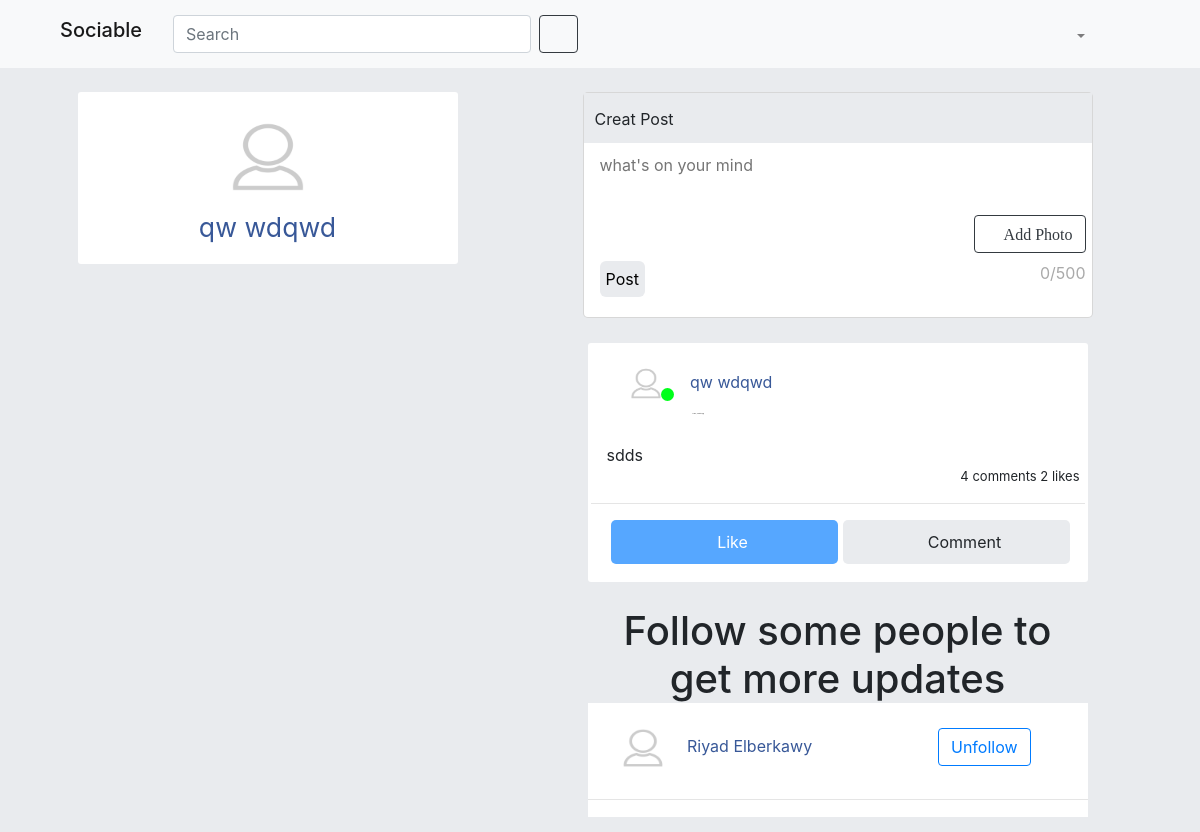
Screenshot of / (signed in) with the database file from the repository.
### accounts/models.py (models this page shows, shortened)
class Users(AbstractBaseUser):
	GENDER = [
		('Male', 'Male'),
		('Female', 'Female'),
	]
	email 					= models.EmailField(verbose_name="email", max_length=60, unique=True)
	username 				= models.CharField(max_length=30, unique=True)
	first_name				= models.CharField(max_length=30)
	last_name				= models.CharField(max_length=30)
	birthday				= models.DateField(blank=True, null=True)
	gender					= models.CharField(max_length=10, choices=GENDER , null=True, blank=True, default="Male")
	is_admin				= models.BooleanField(default=False)
	is_active				= models.BooleanField(default=True)
	is_staff				= models.BooleanField(default=False)
	is_superuser			= models.BooleanField(default=False)
	is_online				= models.BooleanField(default=False)
	date_joined 			= models.DateTimeField(verbose_name='date joined', auto_now_add=True)
	last_login 				= models.DateTimeField(verbose_name='last login', auto_now=True)
	first_login				= models.BooleanField(default=True)
	USERNAME_FIELD = 'email'
	REQUIRED_FIELDS = ['username']
	objects = MyAccountManager()
	def __str__(self):
		return self.username

class Profile(models.Model):
	user                = models.OneToOneField(Users, on_delete=models.CASCADE, related_name='profile')
	picture				= models.ImageField(upload_to=profile_picture_upload, default="user-default.png")
	cover				= models.ImageField(upload_to=profile_cover_upload, default="default-cover.jpg")
	bio					= models.TextField(max_length=300, blank=True, null=True)
	followers 			= models.ManyToManyField(Users, related_name='followers', default=None, blank=True)
	following 			= models.ManyToManyField(Users, related_name='following', default=None, blank=True)

### posts/models.py (models this page shows, shortened)
class Post(models.Model):
    author          = models.ForeignKey(Users, on_delete=models.CASCADE, related_name='posts', blank=True, null=True)
    community       = models.ForeignKey(Community, on_delete=models.CASCADE, default=None, related_name='posts', blank=True, null=True)
    content         = RichTextField(blank=True, null=True)
    image           = models.ImageField(upload_to=post_image_upload, default=None, null=True, blank=True)
    created_at      = models.DateTimeField(default=timezone.now)
    update_at       = models.DateTimeField(auto_now=True)
    viewers         = models.ManyToManyField(Users, related_name='viewed_posts', default=None, blank=True)
    likes          = models.ManyToManyField(Users, related_name='liked_posts', default=None, blank=True)

### timeline/views.py (the view)
# urls.py: path('', views.home_page, name="timeline_page"),
def home_page(request):
    cache.clear()
    user = request.user
    if user.is_authenticated:
        user = Users.objects.get(username=request.user)
        if user.profile.following.count() < 4 :
            accounts = Profile.objects.all().annotate(followers_count=Count('followers')).order_by('-followers_count')
        else:
            accounts = None
        posts = Post.objects.filter(Q(author=request.user) | Q(author__in=user.profile.following.all())).order_by('-created_at')
        page = request.GET.get('page', 1)
        paginator = Paginator(posts, 5)
        try:
            posts = paginator.page(page)
        except PageNotAnInteger:
            posts = paginator.page(1)
        except EmptyPage:
            posts = paginator.page(paginator.num_pages)
        context = {
            'user' : user,
            'posts' : posts,
            'accounts' : accounts,
            'now': timezone.now,
        }
        template = "home.html"
        return render(request, template, context)
    return redirect('login')

### timeline/templates/home.html (shortened to what this page needs)
{% extends 'base.html' %}
{% load static %}
{% block content %}
    <div id="home-body" class="container">
        <div class="row row-cols-md-2 row-cols-1">
            <div id="left-side" class=" col col-md-4 container-fluid ">
                <div class="info-side row row-cols-1">
                    <div class="user col">
                        <a href="{% url 'profile' user.username %}">
                            <img src="{{ user.profile.picture.url }}" alt="{{ user.username }}"><br>
                            <span>{{ user.first_name }} {{ user.last_name }}</span>
                        </a>
                    </div>
                </div>
            </div>
            <div class="container">
                {% include 'create_post.html' %}
                <div class="row row-cols-1">
                    <div id="time-line">
                        {% for post in posts %}
                            {% include 'post-box.html' %}
                        {% endfor %}
                    </div>
                    {% if posts.has_next %}
                        <a class="page-more-link" style="display: none" href="?page={{ posts.next_page_number }}">More</a>
                    {% else %}
                        {% if accounts %}
                            <div class="container">
                                <div class="m-auto h1 text-center col" style="width: 500px;"><span>Follow some people to get more updates </span></div>
                                <div class="container searched-accounts">
                                    <ul>
                                        {% for account in accounts %}
                                            {% if request.user != account.user %}
                                                <li class="container-fluid row  justify-content-between">
                                                    <div class="col-9">
                                                        <a href="{% url 'profile' account.user.username %}">
                                                            <img class="col" src="{{ account.picture.url }}">
                                                            <span>{{ account.user.first_name }} {{ account.user.last_name }}</span>
                                                        </a>
                                                    </div>
                                                    <div class="col-3">
                                                        {% if request.user in account.followers.all%}
                                                            <input style="position: relative;left: -17px;" class="btn btn-outline-primary follow-btn" data-key="{{ account.id }}" type="submit" value="Unfollow">
                                                        {% else %}
                                                            <input style="position: relative;left: -17px;" class="btn btn-primary follow-btn" data-key="{{ account.id }}" type="submit" value="Follow">
                                                        {% endif %}
                                                    </div>
                                                </li>
                                                <hr>
                                            {% endif %}
                                        {% endfor %}
                                    </ul>
                                </div>
                            </div>
                        {% endif %}
                    {% endif %}
                </div>
            </div>
        </div>
    </div>
{% endblock %}

### templates/base.html (shortened to what this page needs)
{% load static %}
    <!DOCTYPE html>
    <html lang="en">
        <head>
            <link rel="stylesheet" href="{% static 'css/icofont/icofont.min.css' %}">
            <link rel="stylesheet" href="{% static 'css/libs/bootstrap.min.css' %}">
            <link rel="stylesheet" href="{% static 'css/libs/swiper-bundle.min.css' %}">
            <link rel="stylesheet" href="{% static 'css/style.css' %}">
        </head>
        <body>
            {% if request.user.is_authenticated %}
                <header class="bg-light sticky-top">
                    <div class="container">
                        <nav class="navbar navbar-expand-lg navbar-light bg-light" style="padding: 8px 0px;font-size: x-large">
                            <div class="collapse navbar-collapse m-auto" id="navbarSupportedContent">
                                <div class="d-flex col">
                                    <a class="navbar-brand h1" href="/">Sociable</a>
                                    <form class="form-inline m-auto my-2 my-lg-0 col" role="search" action="{% url 'search' %}">
                                        <input class="form-control mr-sm-2 col" type="search" placeholder="Search" aria-label="Search" name="q">
                                        <button class="btn btn-outline-dark btn-s-i my-2 my-sm-0" type="submit"><i class="icofont-search-2"></i></button>
                                    </form>
                                </div>
                                <ul class="navbar-nav m-auto col container-fluid" style="flex-direction: row">
                                    <li class="nav-item m-auto">
                                        <a class="nav-link" href="{% url 'timeline_page' %}">
                                            <i class="icofont-ui-home"></i>
                                        </a>
                                    </li>
                                    <li class="nav-item m-auto">
                                        <a class="nav-link" href="{% url 'profile' user.username %}">
                                            <i class="icofont-user-alt-4"></i>
                                        </a>
                                    </li>
                                    <li class="nav-item m-auto">
                                        <div class="dropdown nav-link">
                                          <a class="btn" role="button" id="notifications" data-toggle="dropdown" aria-haspopup="true" aria-expanded="false">
                                              <i class="icofont-alarm"></i>
                                          </a>
                                        </div>
                                    </li>
                                    <li class="nav-item m-auto dropdown">
                                        <a class="btn nav-link dropdown-toggle" type="button" data-toggle="dropdown" aria-haspopup="true" aria-expanded="true" >
                                            <i class="icofont-ui-settings"></i>
                                        </a>
                                    </li>
                                </ul>
                            </div>
                        </nav>
                    </div>
                </header>
                <br>
            {% endif %}
            {% block content %}
            {% endblock %}
        </body>
    </html>

### templates/create_post.html (shortened to what this page needs)
{% if request.user.is_authenticated %}
    <div id="post-m" class="col container">
        <div class="fm create-post">
            <div class="_hp">Creat Post</div>
            <div class="_bp">
                <form id="creat_post" action="" method="POST" enctype="multipart/form-data">
                    <textarea dir=auto role="textbox" maxlength="500" contenteditable id="post" placeholder="what's on your mind" name="post"></textarea>
                    <div style="text-align: end">
                        <label id="add-photo" for="id_image" class="btn btn-outline-dark"><i class="icofont-ui-image"> Add Photo</i></label>
                    </div>
                    <div class="d-flex">
                        <input class="btn-post " type="submit" value="Post">
                        <span id="post-count" class="ml-auto" style="color: #a0a0a0e8">0/500</span>
                    </div>
                </form>
            </div>
        </div>
    </div>
{% endif %}

### templates/post-box.html (shortened to what this page needs)
    <div class="post">
        <div data-key="{{ post.id }}" class="post-body col container">
            <div class="row row-cols-1">
                <div class="publisher col">
                    <div style="position: relative;display: flex; flex-wrap: wrap;">
                        <a href="{% url 'profile' post.author.username %}">
                            <img src="{{ post.author.profile.picture.url }}" alt="{{ post.author.username }}" class="col">
                            <span style="color: #385898" >{{ post.author.first_name }} {{ post.author.last_name }}</span>
                        </a>
                        {% if post.author.is_online %}
                                <span class="online" style="position: absolute;top: 27px;left: 55px;"></span>
                        {% endif %}
                        {% if post.author == request.user %}
                            <span class="ml-auto" style="font-size: xx-large; background-color: unset;" type="button" type="button" id="drop-post-menu" data-toggle="dropdown" aria-haspopup="true" aria-expanded="false">
                                <i class="post-options icofont-toggle-off"></i>
                            </span>
                        {% endif %}
                    </div>
                    {% if post.created_at|date:'P' == now|date:'P' %}
                        <span class="since" style="color: #007bff">Now</span>
                    {% elif post.created_at|date:'Y' <  now|date:'Y' %}
                        <span class="since">{{ post.created_at|date:'Y,M,d' }}</span>
                    {% else %}
                        <span class="since">{{ post.created_at|timesince }} ago</span>
                    {% endif %}
                </div>
                <div class="post-content col">
                    {{ post.content|safe}}
                </div>
                <ul class="stat" style="text-align: end; list-style: none; margin: 0; padding: 0px 5px; font-size: small;">
                    {% if post.comments.count > 0 %}
                        <span>{{ post.comments.count }} comments</span>
                    {% endif %}
                    {% if post.likes.count > 0 %}
                        <span>{{ post.likes.count }} likes</span>
                    {% endif %}
                </ul>
                <hr>
                <div class="_ip col">
                    <ul class="row">
                        {% if request.user in post.likes.all %}
                            <a class="btn col like-btn active">
                                <i class="icofont-like"></i>
                                <span>Like</span>
                            </a>
                            {% else %}
                                <a class="btn col like-btn">
                                    <i class="icofont-like"></i>
                                    <span>Like</span>
                                </a>
                        {% endif %}
                        <a class="btn col comment-btn">
                            <i class="icofont-comment"></i>
                            <span>Comment</span>
                        </a>
                    </ul>
                </div>
            </div>
        </div>
    </div>

### rows the page displays
Users: profile.picture (placeholder picture), first_name "qw", last_name "wdqwd"
Post: author.profile.picture (placeholder picture), author.first_name "qw", author.last_name "wdqwd", content "sdds", comments.count "4", likes.count "2", shows "Like"
Profile: picture (placeholder picture), user.first_name "Riyad", user.last_name "Elberkawy"
